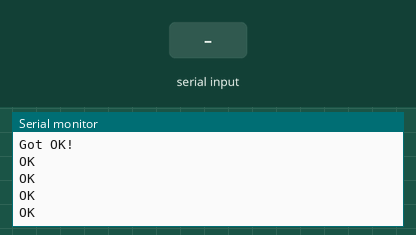
This sketch was run on a simulated ESP32. Parts: the last lines printed to the serial monitor. The test bench sets the inputs (shaded band). The modem accepts every AT command (registered, SIM ready, sends succeed) and sends nothing else.

Above: at 3.9 s.
4.0 s: "1\n" received over the second serial link
At 5.6 s:
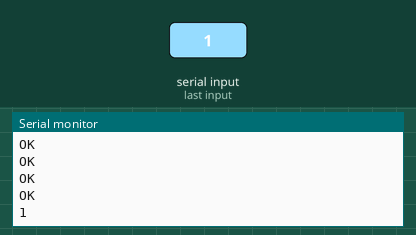
6.5 s: "0\n" received over the second serial link
At 8.7 s:
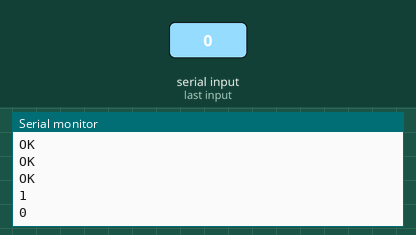

The sketch:

hard-7670-gps.ino
```cpp
#include <Arduino.h>

static const int RXPin = 17, TXPin = 18;
static const uint32_t GPSBaud = 115200;

String rev;

void SentSerial(const char *p_char) {
  for (int i = 0; i < strlen(p_char); i++) {
    Serial1.write(p_char[i]);
    delay(10);
  }
  Serial1.write('\r');
  delay(10);
  Serial1.write('\n');
  delay(10);
}

bool SentMessage(const char *p_char, unsigned long timeout = 2000) {
  SentSerial(p_char);

  unsigned long start = millis();
  while (millis() - start < timeout) {
    if (Serial1.available()) {
      rev = Serial1.readString();
      if (rev.indexOf("OK") != -1) {
        Serial.println("Got OK!");
        return true;
      }
    }
  }
//  Serial.println("Timeout!");
  return false;
}

void setup() {
  Serial.begin(115200);
  Serial1.begin(GPSBaud, SERIAL_8N1, RXPin, TXPin);

  while (!SentMessage("AT", 2000)) {
    delay(1000);
  }

  SentMessage("AT+CGNSSPWR=1");
  SentSerial("AT+CGPSINFO");
  SentSerial("AT+CGNSSINFO");
  SentSerial("AT+CGPSFTM=1");
  SentSerial("AT+SIMCOMATI");
}

void loop() {
  if (Serial1.available()) {
    rev = Serial1.readString();
    Serial.println(rev);
  }
}
```

Measured:
- after the input at 4.0 s, the serial monitor: prints a new line after 1.0 s (image 1)
- after the input at 6.5 s, the serial monitor: prints a new line after 1.0 s (image 2)
